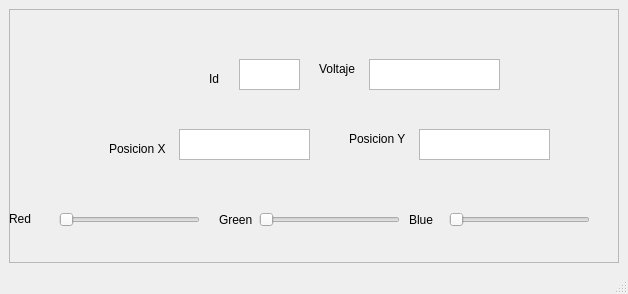
<?xml version="1.0" encoding="UTF-8"?>
<ui version="4.0">
 <class>MainWindow</class>
 <widget class="QMainWindow" name="MainWindow">
  <property name="geometry">
   <rect>
    <x>0</x>
    <y>0</y>
    <width>628</width>
    <height>294</height>
   </rect>
  </property>
  <property name="windowTitle">
   <string>MainWindow</string>
  </property>
  <widget class="QWidget" name="centralwidget">
   <layout class="QHBoxLayout" name="horizontalLayout">
    <item>
     <widget class="QFrame" name="frame">
      <property name="frameShape">
       <enum>QFrame::StyledPanel</enum>
      </property>
      <property name="frameShadow">
       <enum>QFrame::Raised</enum>
      </property>
      <widget class="QTextEdit" name="textEdit">
       <property name="geometry">
        <rect>
         <x>230</x>
         <y>50</y>
         <width>61</width>
         <height>31</height>
        </rect>
       </property>
      </widget>
      <widget class="QLabel" name="label">
       <property name="geometry">
        <rect>
         <x>200</x>
         <y>60</y>
         <width>31</width>
         <height>20</height>
        </rect>
       </property>
       <property name="text">
        <string>Id</string>
       </property>
      </widget>
      <widget class="QTextEdit" name="textEdit_2">
       <property name="geometry">
        <rect>
         <x>360</x>
         <y>50</y>
         <width>131</width>
         <height>31</height>
        </rect>
       </property>
      </widget>
      <widget class="QTextEdit" name="textEdit_3">
       <property name="geometry">
        <rect>
         <x>170</x>
         <y>120</y>
         <width>131</width>
         <height>31</height>
        </rect>
       </property>
      </widget>
      <widget class="QLabel" name="label_2">
       <property name="geometry">
        <rect>
         <x>310</x>
         <y>50</y>
         <width>41</width>
         <height>20</height>
        </rect>
       </property>
       <property name="text">
        <string>Voltaje</string>
       </property>
      </widget>
      <widget class="QLabel" name="label_7">
       <property name="geometry">
        <rect>
         <x>100</x>
         <y>130</y>
         <width>61</width>
         <height>20</height>
        </rect>
       </property>
       <property name="text">
        <string>Posicion X</string>
       </property>
      </widget>
      <widget class="QLabel" name="label_8">
       <property name="geometry">
        <rect>
         <x>340</x>
         <y>120</y>
         <width>61</width>
         <height>20</height>
        </rect>
       </property>
       <property name="text">
        <string>Posicion Y</string>
       </property>
      </widget>
      <widget class="QTextEdit" name="textEdit_10">
       <property name="geometry">
        <rect>
         <x>410</x>
         <y>120</y>
         <width>131</width>
         <height>31</height>
        </rect>
       </property>
      </widget>
      <widget class="QLabel" name="label_9">
       <property name="geometry">
        <rect>
         <x>0</x>
         <y>200</y>
         <width>61</width>
         <height>20</height>
        </rect>
       </property>
       <property name="text">
        <string>Red</string>
       </property>
      </widget>
      <widget class="QLabel" name="label_10">
       <property name="geometry">
        <rect>
         <x>210</x>
         <y>200</y>
         <width>61</width>
         <height>21</height>
        </rect>
       </property>
       <property name="text">
        <string>Green</string>
       </property>
      </widget>
      <widget class="QLabel" name="label_11">
       <property name="geometry">
        <rect>
         <x>400</x>
         <y>200</y>
         <width>61</width>
         <height>21</height>
        </rect>
       </property>
       <property name="text">
        <string>Blue</string>
       </property>
      </widget>
      <widget class="QSlider" name="horizontalSlider">
       <property name="geometry">
        <rect>
         <x>50</x>
         <y>200</y>
         <width>141</width>
         <height>22</height>
        </rect>
       </property>
       <property name="orientation">
        <enum>Qt::Horizontal</enum>
       </property>
      </widget>
      <widget class="QSlider" name="horizontalSlider_2">
       <property name="geometry">
        <rect>
         <x>250</x>
         <y>200</y>
         <width>141</width>
         <height>22</height>
        </rect>
       </property>
       <property name="orientation">
        <enum>Qt::Horizontal</enum>
       </property>
      </widget>
      <widget class="QSlider" name="horizontalSlider_3">
       <property name="geometry">
        <rect>
         <x>440</x>
         <y>200</y>
         <width>141</width>
         <height>22</height>
        </rect>
       </property>
       <property name="orientation">
        <enum>Qt::Horizontal</enum>
       </property>
      </widget>
     </widget>
    </item>
   </layout>
  </widget>
  <widget class="QMenuBar" name="menubar">
   <property name="geometry">
    <rect>
     <x>0</x>
     <y>0</y>
     <width>628</width>
     <height>22</height>
    </rect>
   </property>
  </widget>
  <widget class="QStatusBar" name="statusbar"/>
 </widget>
 <resources/>
 <connections/>
</ui>
